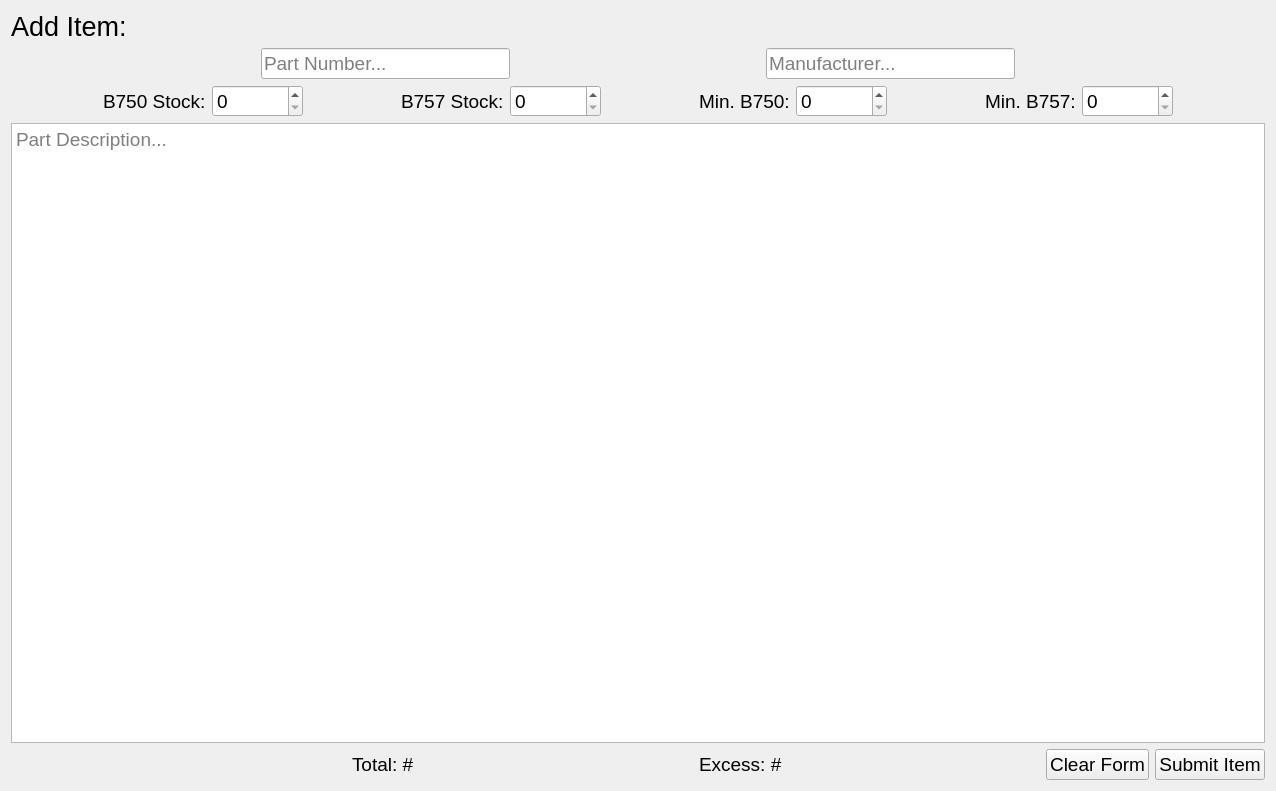
<?xml version="1.0" encoding="UTF-8"?>
<ui version="4.0">
 <class>centralwidget</class>
 <widget class="QWidget" name="centralwidget">
  <property name="geometry">
   <rect>
    <x>0</x>
    <y>0</y>
    <width>1276</width>
    <height>791</height>
   </rect>
  </property>
  <property name="sizePolicy">
   <sizepolicy hsizetype="Expanding" vsizetype="Expanding">
    <horstretch>0</horstretch>
    <verstretch>0</verstretch>
   </sizepolicy>
  </property>
  <property name="font">
   <font>
    <pointsize>14</pointsize>
   </font>
  </property>
  <layout class="QVBoxLayout" name="_2" stretch="0,0,0,0,0">
   <property name="sizeConstraint">
    <enum>QLayout::SetMaximumSize</enum>
   </property>
   <item>
    <widget class="QLabel" name="label">
     <property name="font">
      <font>
       <pointsize>20</pointsize>
      </font>
     </property>
     <property name="text">
      <string>Add Item:</string>
     </property>
    </widget>
   </item>
   <item>
    <layout class="QHBoxLayout" name="horizontalLayout">
     <item>
      <spacer name="horizontalSpacer">
       <property name="orientation">
        <enum>Qt::Horizontal</enum>
       </property>
       <property name="sizeHint" stdset="0">
        <size>
         <width>40</width>
         <height>20</height>
        </size>
       </property>
      </spacer>
     </item>
     <item>
      <widget class="QLineEdit" name="part_num">
       <property name="font">
        <font>
         <pointsize>14</pointsize>
        </font>
       </property>
       <property name="focusPolicy">
        <enum>Qt::ClickFocus</enum>
       </property>
       <property name="placeholderText">
        <string>Part Number...</string>
       </property>
      </widget>
     </item>
     <item>
      <spacer name="horizontalSpacer_3">
       <property name="orientation">
        <enum>Qt::Horizontal</enum>
       </property>
       <property name="sizeHint" stdset="0">
        <size>
         <width>40</width>
         <height>20</height>
        </size>
       </property>
      </spacer>
     </item>
     <item>
      <widget class="QLineEdit" name="manufacturer">
       <property name="font">
        <font>
         <pointsize>14</pointsize>
        </font>
       </property>
       <property name="focusPolicy">
        <enum>Qt::ClickFocus</enum>
       </property>
       <property name="placeholderText">
        <string>Manufacturer...</string>
       </property>
      </widget>
     </item>
     <item>
      <spacer name="horizontalSpacer_2">
       <property name="orientation">
        <enum>Qt::Horizontal</enum>
       </property>
       <property name="sizeHint" stdset="0">
        <size>
         <width>40</width>
         <height>20</height>
        </size>
       </property>
      </spacer>
     </item>
    </layout>
   </item>
   <item>
    <layout class="QHBoxLayout" name="horizontalLayout_2">
     <item>
      <spacer name="horizontalSpacer_7">
       <property name="orientation">
        <enum>Qt::Horizontal</enum>
       </property>
       <property name="sizeHint" stdset="0">
        <size>
         <width>40</width>
         <height>20</height>
        </size>
       </property>
      </spacer>
     </item>
     <item>
      <widget class="QLabel" name="label_6">
       <property name="text">
        <string>B750 Stock:</string>
       </property>
      </widget>
     </item>
     <item>
      <widget class="QSpinBox" name="b750_spinner">
       <property name="sizePolicy">
        <sizepolicy hsizetype="Expanding" vsizetype="Fixed">
         <horstretch>0</horstretch>
         <verstretch>0</verstretch>
        </sizepolicy>
       </property>
       <property name="font">
        <font>
         <pointsize>14</pointsize>
        </font>
       </property>
       <property name="focusPolicy">
        <enum>Qt::ClickFocus</enum>
       </property>
      </widget>
     </item>
     <item>
      <spacer name="horizontalSpacer_4">
       <property name="orientation">
        <enum>Qt::Horizontal</enum>
       </property>
       <property name="sizeHint" stdset="0">
        <size>
         <width>40</width>
         <height>20</height>
        </size>
       </property>
      </spacer>
     </item>
     <item>
      <widget class="QLabel" name="label_5">
       <property name="text">
        <string>B757 Stock:</string>
       </property>
      </widget>
     </item>
     <item>
      <widget class="QSpinBox" name="b757_spinner">
       <property name="sizePolicy">
        <sizepolicy hsizetype="Expanding" vsizetype="Fixed">
         <horstretch>0</horstretch>
         <verstretch>0</verstretch>
        </sizepolicy>
       </property>
       <property name="font">
        <font>
         <pointsize>14</pointsize>
        </font>
       </property>
       <property name="focusPolicy">
        <enum>Qt::ClickFocus</enum>
       </property>
      </widget>
     </item>
     <item>
      <spacer name="horizontalSpacer_5">
       <property name="orientation">
        <enum>Qt::Horizontal</enum>
       </property>
       <property name="sizeHint" stdset="0">
        <size>
         <width>40</width>
         <height>20</height>
        </size>
       </property>
      </spacer>
     </item>
     <item>
      <widget class="QLabel" name="label_4">
       <property name="text">
        <string>Min. B750:</string>
       </property>
      </widget>
     </item>
     <item>
      <widget class="QSpinBox" name="min_750_spinner">
       <property name="sizePolicy">
        <sizepolicy hsizetype="Expanding" vsizetype="Fixed">
         <horstretch>0</horstretch>
         <verstretch>0</verstretch>
        </sizepolicy>
       </property>
       <property name="font">
        <font>
         <pointsize>14</pointsize>
        </font>
       </property>
       <property name="focusPolicy">
        <enum>Qt::ClickFocus</enum>
       </property>
      </widget>
     </item>
     <item>
      <spacer name="horizontalSpacer_8">
       <property name="orientation">
        <enum>Qt::Horizontal</enum>
       </property>
       <property name="sizeHint" stdset="0">
        <size>
         <width>40</width>
         <height>20</height>
        </size>
       </property>
      </spacer>
     </item>
     <item>
      <widget class="QLabel" name="label_2">
       <property name="text">
        <string>Min. B757:</string>
       </property>
      </widget>
     </item>
     <item>
      <widget class="QSpinBox" name="min_757_spinner">
       <property name="sizePolicy">
        <sizepolicy hsizetype="Expanding" vsizetype="Fixed">
         <horstretch>0</horstretch>
         <verstretch>0</verstretch>
        </sizepolicy>
       </property>
       <property name="focusPolicy">
        <enum>Qt::ClickFocus</enum>
       </property>
      </widget>
     </item>
     <item>
      <spacer name="horizontalSpacer_9">
       <property name="orientation">
        <enum>Qt::Horizontal</enum>
       </property>
       <property name="sizeHint" stdset="0">
        <size>
         <width>40</width>
         <height>20</height>
        </size>
       </property>
      </spacer>
     </item>
    </layout>
   </item>
   <item>
    <widget class="QTextEdit" name="desc">
     <property name="font">
      <font>
       <pointsize>14</pointsize>
      </font>
     </property>
     <property name="focusPolicy">
      <enum>Qt::ClickFocus</enum>
     </property>
     <property name="tabChangesFocus">
      <bool>true</bool>
     </property>
     <property name="placeholderText">
      <string>Part Description...</string>
     </property>
    </widget>
   </item>
   <item>
    <layout class="QHBoxLayout" name="horizontalLayout_3" stretch="1,1,1,0,0">
     <item>
      <spacer name="horizontalSpacer_6">
       <property name="orientation">
        <enum>Qt::Horizontal</enum>
       </property>
       <property name="sizeHint" stdset="0">
        <size>
         <width>40</width>
         <height>20</height>
        </size>
       </property>
      </spacer>
     </item>
     <item>
      <widget class="QLabel" name="total_lbl">
       <property name="font">
        <font>
         <pointsize>14</pointsize>
        </font>
       </property>
       <property name="text">
        <string>Total: #</string>
       </property>
      </widget>
     </item>
     <item>
      <widget class="QLabel" name="excess_lbl">
       <property name="font">
        <font>
         <pointsize>14</pointsize>
        </font>
       </property>
       <property name="text">
        <string>Excess: #</string>
       </property>
      </widget>
     </item>
     <item>
      <widget class="QPushButton" name="clear_btn">
       <property name="sizePolicy">
        <sizepolicy hsizetype="Expanding" vsizetype="Fixed">
         <horstretch>0</horstretch>
         <verstretch>0</verstretch>
        </sizepolicy>
       </property>
       <property name="font">
        <font>
         <pointsize>14</pointsize>
        </font>
       </property>
       <property name="text">
        <string>Clear Form</string>
       </property>
       <property name="icon">
        <iconset>
         <normaloff>../assets/icons/backspace.svg</normaloff>../assets/icons/backspace.svg
        </iconset>
       </property>
      </widget>
     </item>
     <item>
      <widget class="QPushButton" name="submit_btn">
       <property name="sizePolicy">
        <sizepolicy hsizetype="Expanding" vsizetype="Fixed">
         <horstretch>0</horstretch>
         <verstretch>0</verstretch>
        </sizepolicy>
       </property>
       <property name="font">
        <font>
         <pointsize>14</pointsize>
        </font>
       </property>
       <property name="text">
        <string>Submit Item</string>
       </property>
       <property name="icon">
        <iconset>
         <normaloff>../assets/icons/add.svg</normaloff>../assets/icons/add.svg
        </iconset>
       </property>
      </widget>
     </item>
    </layout>
   </item>
  </layout>
 </widget>
 <resources/>
 <connections/>
</ui>
